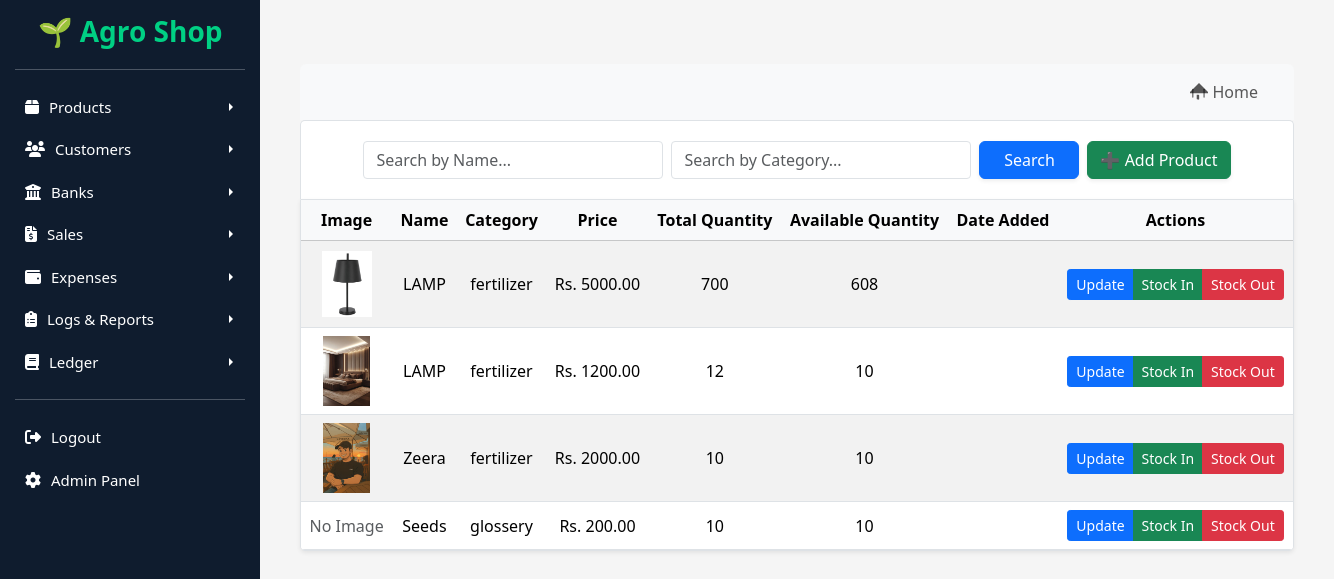
/products/list/, run on an earlier commit of the app's database.
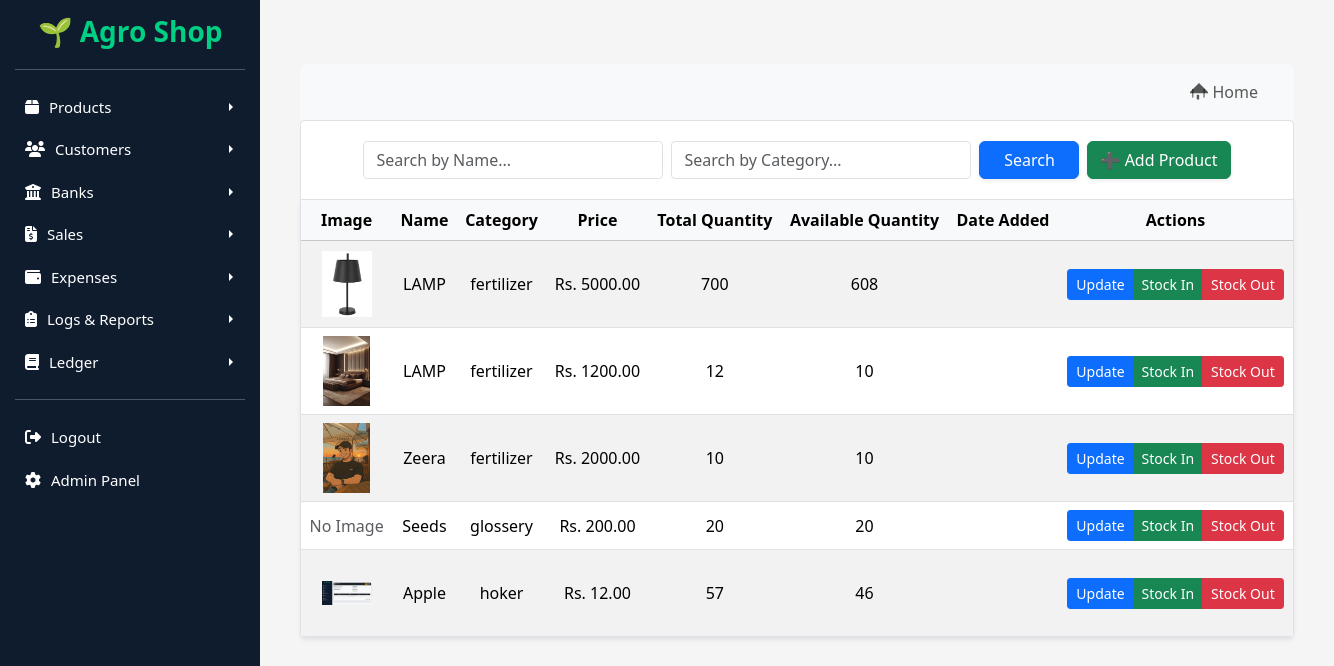
And on a later commit of the database.
### products/models.py (models this page shows, shortened)
class Product(models.Model):
    category = models.ForeignKey(Category, on_delete=models.CASCADE)
    name = models.CharField(max_length=150)
    price = models.DecimalField(max_digits=10, decimal_places=2)
    total_quantity = models.PositiveIntegerField(default=0)
    available_quantity = models.PositiveIntegerField(default=0)
    image = models.ImageField(upload_to="product_images/", blank=True, null=True)
    added_date = models.DateField(default=timezone.now)

class Category(models.Model):
    name = models.CharField(max_length=100, unique=True)

### products/views.py (the view)
# urls.py: path("list/", views.list_products, name="list_products"),
def list_products(request):
    products = Product.objects.all()
    return render(request, "products/list_products.html", {"products": products})

### templates/products/list_products.html (shortened to what this page needs)
{% extends "base.html" %}
{% block content %}
<div class="product-list-container my-4">
    <nav class="navbar navbar-expand-lg navbar-light bg-light py-2 px-3 mb-0 rounded-top">
        <div class="container-fluid justify-content-end">
            <ul class="navbar-nav">
                <li class="nav-item">
                    <a class="nav-link d-flex align-items-center" href="{% url 'home' %}">
                        Home
                    </a>
                </li>
            </ul>
        </div>
    </nav>
    <div class="search-filter-panel mb-0 d-flex flex-wrap gap-2 align-items-center">
        <form method="GET" class="d-flex flex-wrap gap-2 w-100 justify-content-center">
            <input type="text" name="name" class="form-control" style="max-width: 300px;" placeholder="Search by Name..." value="{{ request.GET.name }}">
            <input type="text" name="category" class="form-control" style="max-width: 300px;" placeholder="Search by Category..." value="{{ request.GET.category }}">
            <button type="submit" class="btn btn-primary btn-search shadow-sm" style="min-width: 100px;">Search</button>
            <a href="{% url 'products:add_product' %}" class="btn btn-success shadow-sm" style="min-width: 120px;">➕ Add Product</a>
        </form>
    </div>
    <div class="table-responsive">
        <table class="table table-striped product-table mb-0">
            <thead class="table-light">
                <tr class="text-center">
                    <th>Image</th>
                    <th>Name</th>
                    <th>Category</th>
                    <th>Price</th>
                    <th>Total Quantity</th>
                    <th>Available Quantity</th>
                    <th>Date Added</th>
                    <th>Actions</th>
                </tr>
            </thead>
            <tbody class="text-center">
                {% for product in products %}
                <tr>
                    <td>
                        {% if product.image %}
                        <img src="{{ product.image.url }}" alt="{{ product.name }}" class="product-image">
                        {% else %}
                        <span class="text-muted">No Image</span>
                        {% endif %}
                    </td>
                    <td>{{ product.name }}</td>
                    <td>{{ product.category.name }}</td>
                    <td>Rs. {{ product.price|floatformat:2 }}</td>
                    <td>{{ product.total_quantity }}</td>
                    <td>{{ product.available_quantity }}</td>
                    <td>{{ product.date_added|date:"M d, Y" }}</td>
                    <td>
                        <div class="btn-group">
                            <a href="{% url 'products:update_product' product.id %}" class="btn btn-update btn-sm">Update</a>
                            <a href="{% url 'products:stock_in_list' product.id %}" class="btn btn-stock-in btn-sm">Stock In</a>
                            <a href="{% url 'products:stock_out_list' product.id %}" class="btn btn-stock-out btn-sm">Stock Out</a>
                        </div>
                    </td>
                </tr>
                {% empty %}
                <tr>
                    <td colspan="8" class="text-center py-4 text-muted">No products available.</td>
                </tr>
                {% endfor %}
            </tbody>
        </table>
    </div>
</div>
{% endblock %}

What changed in the data, as far as the page shows it:
changed Product "Seeds": total_quantity "10" → "20"; available_quantity "10" → "20"
added Product: image (picture), name "Apple", category.name "hoker", price "12.00", total_quantity "57", available_quantity "46"
